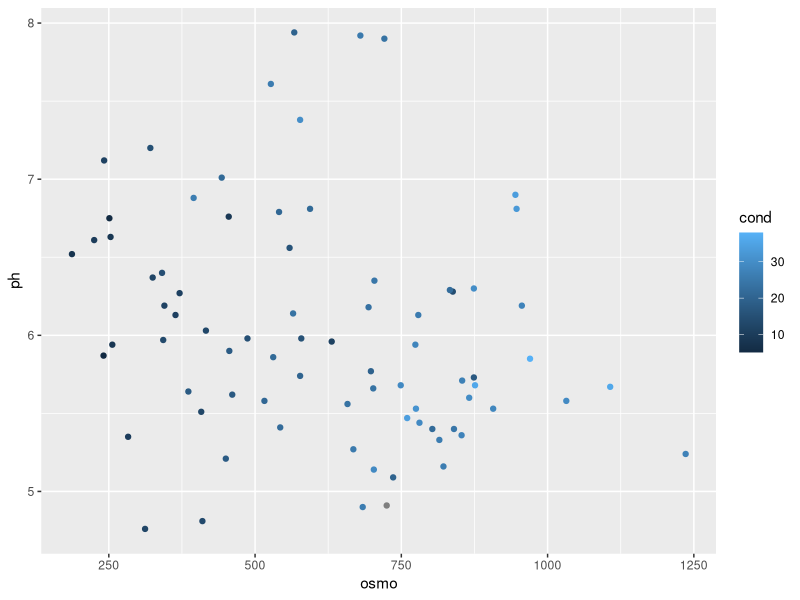
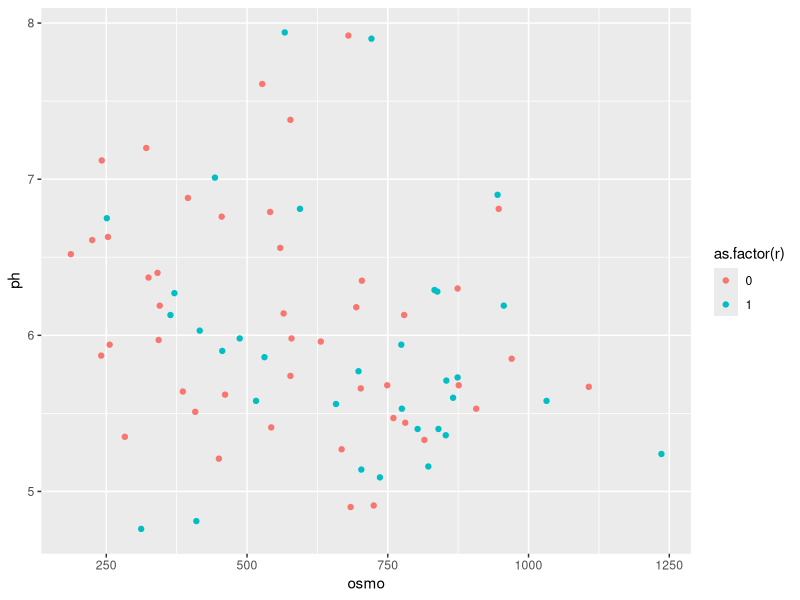

Recreate these plots in R, in order.
# 11 April 2019
# Plotting with boot 
# Using the third variable as a colour variation (colour scale)

# Load libraries 
library(tidyverse)
library(boot)

# Load built- in dataset
# Explore the dataset
urine <- boot::urine          # Assign name to appear in environment
head(urine)                   # first 6 rows
tail(urine)                   # last 6 rows 
dim(urine)                    # dimesions of data 
names(urine)
colnames(urine)
rownames(urine)

# ggplots : plotting fn in R 

ggplot(urine, aes(x = osmo, y = ph)) +            # ggplot - plotting/specify axis
  geom_point(aes(colour=cond))                    # cond - variable in dataset 
?urine                                            # Background of the dataset 

ggplot(urine, aes(x = osmo, y = ph))+
  geom_point(aes(colour = as.factor(r)))

# To create own colour pallete
# • http://tristen.ca/hcl-picker/#/hlc/6/0.95/48B4B6/345363
# • http://tools.medialab.sciences-po.fr/iwanthue/index.php
# • http://jsfiddle.net/d6wXV/6/embedded/result/
